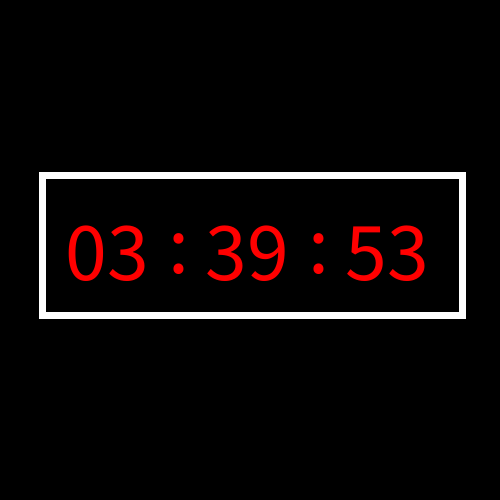
Frame 1 (no input)
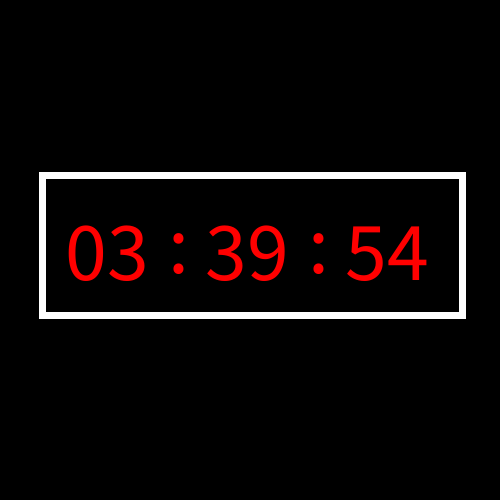
Frame 60 (the mouse pressed at the canvas centre just before this capture)
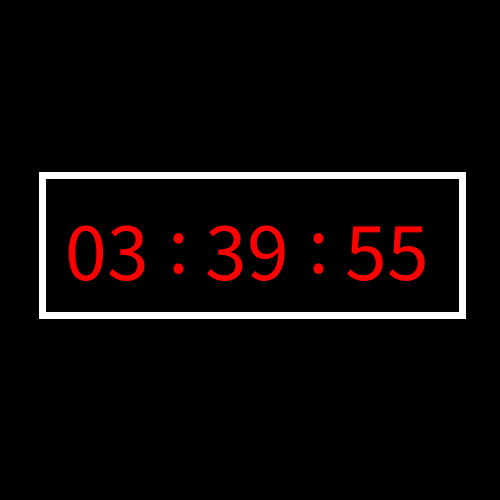
Frame 120 (the mouse held since frame 60 and released just before this capture)

The Processing sketch that drew these frames (run headless with seeded random() and noise(); from frame 60 on, the mouse is pressed at the canvas centre):

// Processing sketch: processing_57715
// ── processing_57715.pde

int hora, minuto, segundo;
boolean zoomedIn = true;
float zoom = 7;

void setup() {
    size(500, 500);
    smooth();
    stroke(255);
    noFill();
}

void draw() {
    background(0);

    if (zoomedIn) {
        if (zoom < 7) zoom++;
        translate(448, 245);
        scale(zoom);
        translate(-448, -245);
    } 
    else {
        if (zoom > 1) zoom--;
        translate(448, 245);
        scale(zoom);
        translate(-448, -245);
    }

    // Hours
    pushMatrix();
    translate(width/1.5, height/2);
    drawDisk(0, 23, 60, hour());
    popMatrix();

    // Minutes
    pushMatrix();
    translate(width/1.5-70, height/2);
    drawDisk(0, 59, 150, minute());
    popMatrix();

    // Seconds
    pushMatrix();
    translate(width/1.5-70, height/2);
    drawDisk(0, 59, 170, second());
    popMatrix();

    noFill();
    rect(390, 235, 60, 20);
    fill(255, 0, 0);
    text(":", 408, 249);
    text(":", 428, 249);
}

void drawDisk(int start, int end, int offset, int selected) {
    rotate(radians((360/(end-start+1)) * (0-selected)));

    for (int i = start; i <= end; i++) {
        if (i != 0) rotate(radians(360/(end-start+1)));
        if (i == selected)
            fill(255, 0, 0);
        else
            fill(36 * (7-zoom));

        text(nf(i, 2), offset, 0);
    }
}

void mouseClicked() {
    zoomedIn = !zoomedIn;
}
